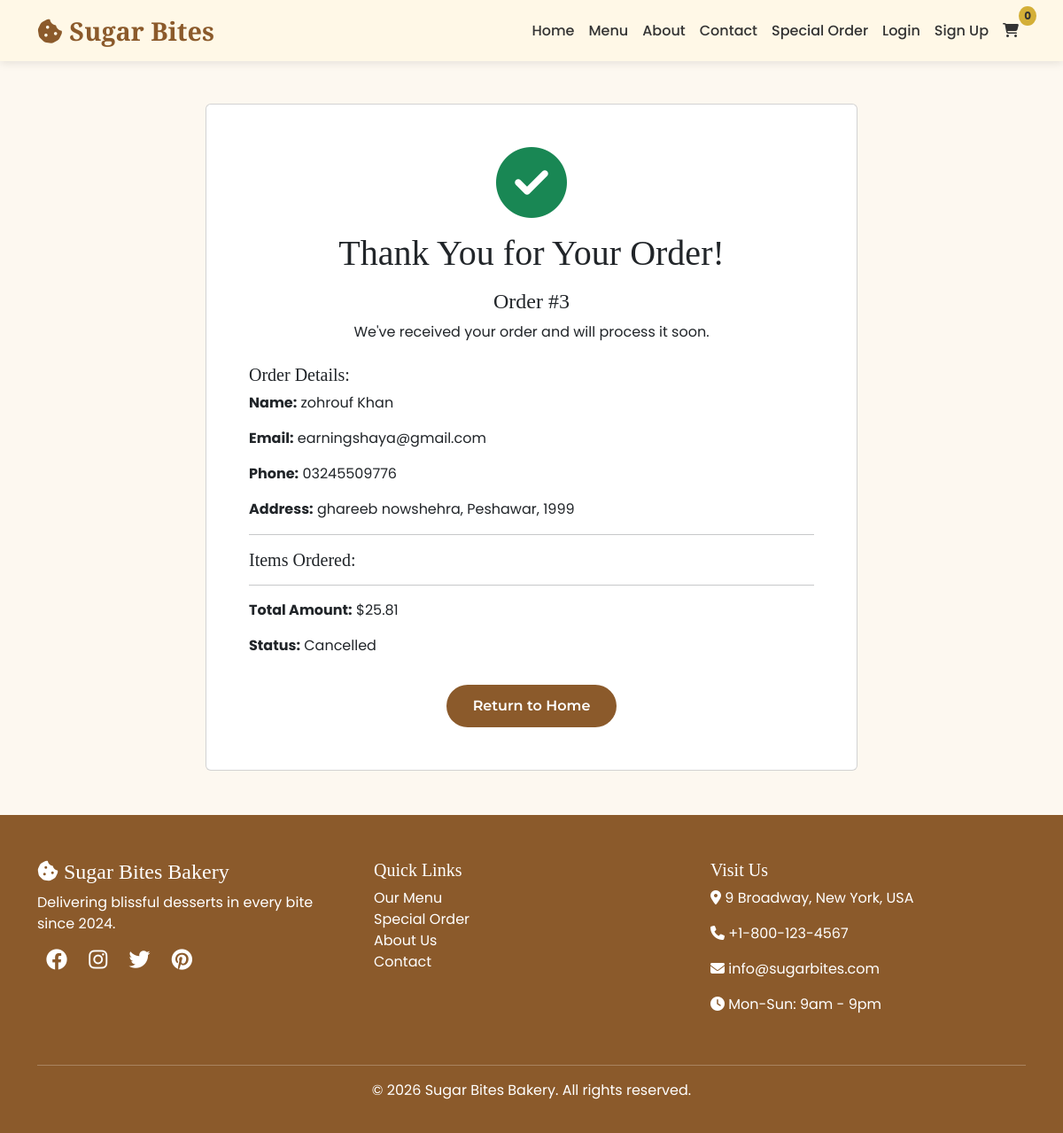
The app's page /order-confirmation/3/ with its own data.
### bakery/models.py (models this page shows, shortened)
class CartOrder(models.Model):
    STATUS_CHOICES = [
        ('pending', 'Pending'),
        ('confirmed', 'Confirmed'),
        ('completed', 'Completed'),
        ('cancelled', 'Cancelled'),
    ]
    user = models.ForeignKey(User, on_delete=models.CASCADE, null=True, blank=True)
    customer_name = models.CharField(max_length=200)
    email = models.EmailField()
    phone = models.CharField(max_length=20)
    address = models.TextField()
    city = models.CharField(max_length=100)
    zip_code = models.CharField(max_length=20)
    items_json = models.TextField()
    total_amount = models.DecimalField(max_digits=10, decimal_places=2)
    status = models.CharField(max_length=20, choices=STATUS_CHOICES, default='pending')
    created_at = models.DateTimeField(auto_now_add=True)

### bakery/views.py (the view)
# urls.py: path('order-confirmation/<int:order_id>/', views.order_confirmation, name='order_confirmation'),
def order_confirmation(request, order_id):
    order = get_object_or_404(CartOrder, id=order_id)
    return render(request, 'bakery/order_confirmation.html', {'order': order})

### bakery/context_processors.py (called while the page is built)
def cart_count(request):
    cart = request.session.get('cart', {})
    count = sum(item['quantity'] for item in cart.values())
    return {'cart_count': count}

### bakery/templates/bakery/order_confirmation.html (shortened to what this page needs)
{% extends 'bakery/base.html' %}
{% block content %}
<div class="container my-5">
    <div class="row justify-content-center">
        <div class="col-md-8 text-center">
            <div class="card">
                <div class="card-body p-5">
                    <i class="fas fa-check-circle fa-5x text-success mb-3"></i>
                    <h1>Thank You for Your Order!</h1>
                    <h4 class="mt-3">Order #{{ order.id }}</h4>
                    <p>We've received your order and will process it soon.</p>
                    <div class="text-start mt-4">
                        <h5>Order Details:</h5>
                        <p><strong>Name:</strong> {{ order.customer_name }}</p>
                        <p><strong>Email:</strong> {{ order.email }}</p>
                        <p><strong>Phone:</strong> {{ order.phone }}</p>
                        <p><strong>Address:</strong> {{ order.address }}, {{ order.city }}, {{ order.zip_code }}</p>
                        <hr>
                        <h5>Items Ordered:</h5>
                        <hr>
                        <p><strong>Total Amount:</strong> ${{ order.total_amount|floatformat:2 }}</p>
                        <p><strong>Status:</strong> {{ order.get_status_display }}</p>
                    </div>
                    <a href="{% url 'home' %}" class="btn btn-primary mt-3">Return to Home</a>
                </div>
            </div>
        </div>
    </div>
</div>
{% endblock %}

### bakery/templates/bakery/base.html (style rules this page uses)
:root { --warm-brown: #8B5A2B; --cream: #FFF8E7; --gold: #D4AF37; --dark-gray: #333333; --light-cream: #FDF8F0; --honey: #F0A500; --caramel: #C47B2E; }
* { font-family: 'Poppins', sans-serif; }
h1, h2, h3, h4, h5, h6 { font-family: 'Playfair Display', serif; }
.btn { font-family: 'Montserrat', sans-serif; }
body { background-color: var(--light-cream); color: var(--dark-gray); }
.btn-primary { background-color: var(--warm-brown); border: none; padding: 12px 30px; border-radius: 30px; font-weight: 600; transition: transform 0.3s, box-shadow 0.3s; position: relative; overflow: hidden; }
body > div:not(.navbar):not(footer) { animation: pageFadeIn 0.6s cubic-bezier(0.2, 0.9, 0.4, 1.1); }
html { scroll-behavior: smooth; }

### records on screen
CartOrder: id "3", customer_name "zohrouf Khan", email "earningshaya@gmail.com", phone "03245509776", address "ghareeb nowshehra", city "Peshawar", zip_code "1999", total_amount "25.81", status "Cancelled"
